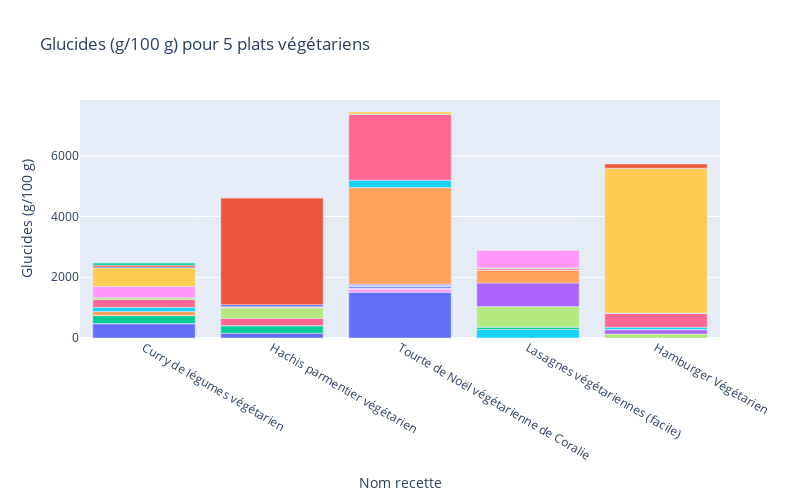

The cell this chart's notebook holds for it:
### Code cell
fig = px.bar(result, x="Nom recette", y="Glucides (g/100 g)", color="Ingrédient", title="Glucides (g/100 g) pour 5 plats végétariens", width=800, height=500)
fig.update_layout(showlegend=False)
fig.show()

### Figure 1 — Plotly figure (JSON) as saved in the notebook; plotly's stock layout.template omitted (floating-point values rounded to 4 significant figures)
{"data": [{"alignmentgroup": "True", "hovertemplate": "Ingrédient=ail<br>Nom recette=%{x}<br>Glucides (g/100 g)=%{y}<extra></extra>", "legendgroup": "ail", "marker": {"color": "#636efa", "pattern": {"shape": ""}}, "name": "ail", "offsetgroup": "ail", "orientation": "v", "showlegend": true, "textposition": "auto", "type": "bar", "x": ["Curry de légumes végétarien", "Hachis parmentier végétarien", "Tourte de Noël végétarienne de Coralie"], "xaxis": "x", "y": [471, 157, 1507.0], "yaxis": "y"}, {"alignmentgroup": "True", "hovertemplate": "Ingrédient=basilic<br>Nom recette=%{x}<br>Glucides (g/100 g)=%{y}<extra></extra>", "legendgroup": "basilic", "marker": {"color": "#EF553B", "pattern": {"shape": ""}}, "name": "basilic", "offsetgroup": "basilic", "orientation": "v", "showlegend": true, "textposition": "auto", "type": "bar", "x": ["Curry de légumes végétarien"], "xaxis": "x", "y": [5.1], "yaxis": "y"}, {"alignmentgroup": "True", "hovertemplate": "Ingrédient=carotte<br>Nom recette=%{x}<br>Glucides (g/100 g)=%{y}<extra></extra>", "legendgroup": "carotte", "marker": {"color": "#00cc96", "pattern": {"shape": ""}}, "name": "carotte", "offsetgroup": "carotte", "orientation": "v", "showlegend": true, "textposition": "auto", "type": "bar", "x": ["Curry de légumes végétarien", "Hachis parmentier végétarien"], "xaxis": "x", "y": [260, 243.8], "yaxis": "y"}, {"alignmentgroup": "True", "hovertemplate": "Ingrédient=citron vert<br>Nom recette=%{x}<br>Glucides (g/100 g)=%{y}<extra></extra>", "legendgroup": "citron vert", "marker": {"color": "#ab63fa", "pattern": {"shape": ""}}, "name": "citron vert", "offsetgroup": "citron vert", "orientation": "v", "showlegend": true, "textposition": "auto", "type": "bar", "x": ["Curry de légumes végétarien"], "xaxis": "x", "y": [6.28], "yaxis": "y"}, {"alignmentgroup": "True", "hovertemplate": "Ingrédient=concentre de tomate<br>Nom recette=%{x}<br>Glucides (g/100 g)=%{y}<extra></extra>", "legendgroup": "concentre de tomate", "marker": {"color": "#FFA15A", "pattern": {"shape": ""}}, "name": "concentre de tomate", "offsetgroup": "concentre de tomate", "orientation": "v", "showlegend": true, "textposition": "auto", "type": "bar", "x": ["Curry de légumes végétarien"], "xaxis": "x", "y": [128.2], "yaxis": "y"}, {"alignmentgroup": "True", "hovertemplate": "Ingrédient=courgette<br>Nom recette=%{x}<br>Glucides (g/100 g)=%{y}<extra></extra>", "legendgroup": "courgette", "marker": {"color": "#19d3f3", "pattern": {"shape": ""}}, "name": "courgette", "offsetgroup": "courgette", "orientation": "v", "showlegend": true, "textposition": "auto", "type": "bar", "x": ["Curry de légumes végétarien", "Lasagnes végétariennes (facile)"], "xaxis": "x", "y": [140, 280], "yaxis": "y"}, {"alignmentgroup": "True", "hovertemplate": "Ingrédient=creme de coco<br>Nom recette=%{x}<br>Glucides (g/100 g)=%{y}<extra></extra>", "legendgroup": "creme de coco", "marker": {"color": "#FF6692", "pattern": {"shape": ""}}, "name": "creme de coco", "offsetgroup": "creme de coco", "orientation": "v", "showlegend": true, "textposition": "auto", "type": "bar", "x": ["Curry de légumes végétarien"], "xaxis": "x", "y": [255], "yaxis": "y"}, {"alignmentgroup": "True", "hovertemplate": "Ingrédient=cumin<br>Nom recette=%{x}<br>Glucides (g/100 g)=%{y}<extra></extra>", "legendgroup": "cumin", "marker": {"color": "#B6E880", "pattern": {"shape": ""}}, "name": "cumin", "offsetgroup": "cumin", "orientation": "v", "showlegend": true, "textposition": "auto", "type": "bar", "x": ["Curry de légumes végétarien"], "xaxis": "x", "y": [63.19], "yaxis": "y"}, {"alignmentgroup": "True", "hovertemplate": "Ingrédient=echalote<br>Nom recette=%{x}<br>Glucides (g/100 g)=%{y}<extra></extra>", "legendgroup": "echalote", "marker": {"color": "#FF97FF", "pattern": {"shape": ""}}, "name": "echalote", "offsetgroup": "echalote", "orientation": "v", "showlegend": true, "textposition": "auto", "type": "bar", "x": ["Curry de légumes végétarien", "Tourte de Noël végétarienne de Coralie"], "xaxis": "x", "y": [369, 98.4], "yaxis": "y"}, {"alignmentgroup": "True", "hovertemplate": "Ingrédient=patate douce<br>Nom recette=%{x}<br>Glucides (g/100 g)=%{y}<extra></extra>", "legendgroup": "patate douce", "marker": {"color": "#FECB52", "pattern": {"shape": ""}}, "name": "patate douce", "offsetgroup": "patate douce", "orientation": "v", "showlegend": true, "textposition": "auto", "type": "bar", "x": ["Curry de légumes végétarien"], "xaxis": "x", "y": [610], "yaxis": "y"}, {"alignmentgroup": "True", "hovertemplate": "Ingrédient=pate de curry<br>Nom recette=%{x}<br>Glucides (g/100 g)=%{y}<extra></extra>", "legendgroup": "pate de curry", "marker": {"color": "#636efa", "pattern": {"shape": ""}}, "name": "pate de curry", "offsetgroup": "pate de curry", "orientation": "v", "showlegend": true, "textposition": "auto", "type": "bar", "x": ["Curry de légumes végétarien"], "xaxis": "x", "y": [32.88], "yaxis": "y"}, {"alignmentgroup": "True", "hovertemplate": "Ingrédient=petit piment<br>Nom recette=%{x}<br>Glucides (g/100 g)=%{y}<extra></extra>", "legendgroup": "petit piment", "marker": {"color": "#EF553B", "pattern": {"shape": ""}}, "name": "petit piment", "offsetgroup": "petit piment", "orientation": "v", "showlegend": true, "textposition": "auto", "type": "bar", "x": ["Curry de légumes végétarien"], "xaxis": "x", "y": [57.75], "yaxis": "y"}, {"alignmentgroup": "True", "hovertemplate": "Ingrédient=poivre<br>Nom recette=%{x}<br>Glucides (g/100 g)=%{y}<extra></extra>", "legendgroup": "poivre", "marker": {"color": "#00cc96", "pattern": {"shape": ""}}, "name": "poivre", "offsetgroup": "poivre", "orientation": "v", "showlegend": true, "textposition": "auto", "type": "bar", "x": ["Curry de légumes végétarien", "Lasagnes végétariennes (facile)"], "xaxis": "x", "y": [79, 79], "yaxis": "y"}, {"alignmentgroup": "True", "hovertemplate": "Ingrédient=sel<br>Nom recette=%{x}<br>Glucides (g/100 g)=%{y}<extra></extra>", "legendgroup": "sel", "marker": {"color": "#ab63fa", "pattern": {"shape": ""}}, "name": "sel", "offsetgroup": "sel", "orientation": "v", "showlegend": true, "textposition": "auto", "type": "bar", "x": ["Curry de légumes végétarien", "Lasagnes végétariennes (facile)"], "xaxis": "x", "y": [0, 0], "yaxis": "y"}, {"alignmentgroup": "True", "hovertemplate": "Ingrédient=celeri<br>Nom recette=%{x}<br>Glucides (g/100 g)=%{y}<extra></extra>", "legendgroup": "celeri", "marker": {"color": "#FFA15A", "pattern": {"shape": ""}}, "name": "celeri", "offsetgroup": "celeri", "orientation": "v", "showlegend": true, "textposition": "auto", "type": "bar", "x": ["Hachis parmentier végétarien"], "xaxis": "x", "y": [11.5], "yaxis": "y"}, {"alignmentgroup": "True", "hovertemplate": "Ingrédient=huile d'olive<br>Nom recette=%{x}<br>Glucides (g/100 g)=%{y}<extra></extra>", "legendgroup": "huile d'olive", "marker": {"color": "#19d3f3", "pattern": {"shape": ""}}, "name": "huile d'olive", "offsetgroup": "huile d'olive", "orientation": "v", "showlegend": true, "textposition": "auto", "type": "bar", "x": ["Hachis parmentier végétarien", "Tourte de Noël végétarienne de Coralie"], "xaxis": "x", "y": [0, 0], "yaxis": "y"}, {"alignmentgroup": "True", "hovertemplate": "Ingrédient=navet<br>Nom recette=%{x}<br>Glucides (g/100 g)=%{y}<extra></extra>", "legendgroup": "navet", "marker": {"color": "#FF6692", "pattern": {"shape": ""}}, "name": "navet", "offsetgroup": "navet", "orientation": "v", "showlegend": true, "textposition": "auto", "type": "bar", "x": ["Hachis parmentier végétarien"], "xaxis": "x", "y": [237.5], "yaxis": "y"}, {"alignmentgroup": "True", "hovertemplate": "Ingrédient=oignon<br>Nom recette=%{x}<br>Glucides (g/100 g)=%{y}<extra></extra>", "legendgroup": "oignon", "marker": {"color": "#B6E880", "pattern": {"shape": ""}}, "name": "oignon", "offsetgroup": "oignon", "orientation": "v", "showlegend": true, "textposition": "auto", "type": "bar", "x": ["Hachis parmentier végétarien", "Hamburger Végétarien ", "Lasagnes végétariennes (facile)"], "xaxis": "x", "y": [336.5, 134.6, 673], "yaxis": "y"}, {"alignmentgroup": "True", "hovertemplate": "Ingrédient=pain de mie<br>Nom recette=%{x}<br>Glucides (g/100 g)=%{y}<extra></extra>", "legendgroup": "pain de mie", "marker": {"color": "#FF97FF", "pattern": {"shape": ""}}, "name": "pain de mie", "offsetgroup": "pain de mie", "orientation": "v", "showlegend": true, "textposition": "auto", "type": "bar", "x": ["Hachis parmentier végétarien"], "xaxis": "x", "y": [27.84], "yaxis": "y"}, {"alignmentgroup": "True", "hovertemplate": "Ingrédient=persil<br>Nom recette=%{x}<br>Glucides (g/100 g)=%{y}<extra></extra>", "legendgroup": "persil", "marker": {"color": "#FECB52", "pattern": {"shape": ""}}, "name": "persil", "offsetgroup": "persil", "orientation": "v", "showlegend": true, "textposition": "auto", "type": "bar", "x": ["Hachis parmentier végétarien"], "xaxis": "x", "y": [17.4], "yaxis": "y"}, {"alignmentgroup": "True", "hovertemplate": "Ingrédient=poireau<br>Nom recette=%{x}<br>Glucides (g/100 g)=%{y}<extra></extra>", "legendgroup": "poireau", "marker": {"color": "#636efa", "pattern": {"shape": ""}}, "name": "poireau", "offsetgroup": "poireau", "orientation": "v", "showlegend": true, "textposition": "auto", "type": "bar", "x": ["Hachis parmentier végétarien"], "xaxis": "x", "y": [66.9], "yaxis": "y"}, {"alignmentgroup": "True", "hovertemplate": "Ingrédient=pommes de terre<br>Nom recette=%{x}<br>Glucides (g/100 g)=%{y}<extra></extra>", "legendgroup": "pommes de terre", "marker": {"color": "#EF553B", "pattern": {"shape": ""}}, "name": "pommes de terre", "offsetgroup": "pommes de terre", "orientation": "v", "showlegend": true, "textposition": "auto", "type": "bar", "x": ["Hachis parmentier végétarien"], "xaxis": "x", "y": [3518.0], "yaxis": "y"}, {"alignmentgroup": "True", "hovertemplate": "Ingrédient=sauce soja<br>Nom recette=%{x}<br>Glucides (g/100 g)=%{y}<extra></extra>", "legendgroup": "sauce soja", "marker": {"color": "#00cc96", "pattern": {"shape": ""}}, "name": "sauce soja", "offsetgroup": "sauce soja", "orientation": "v", "showlegend": true, "textposition": "auto", "type": "bar", "x": ["Hachis parmentier végétarien"], "xaxis": "x", "y": [4.55], "yaxis": "y"}, {"alignmentgroup": "True", "hovertemplate": "Ingrédient=chapelure<br>Nom recette=%{x}<br>Glucides (g/100 g)=%{y}<extra></extra>", "legendgroup": "chapelure", "marker": {"color": "#ab63fa", "pattern": {"shape": ""}}, "name": "chapelure", "offsetgroup": "chapelure", "orientation": "v", "showlegend": true, "textposition": "auto", "type": "bar", "x": ["Hamburger Végétarien "], "xaxis": "x", "y": [140], "yaxis": "y"}, {"alignmentgroup": "True", "hovertemplate": "Ingrédient=cornichon<br>Nom recette=%{x}<br>Glucides (g/100 g)=%{y}<extra></extra>", "legendgroup": "cornichon", "marker": {"color": "#FFA15A", "pattern": {"shape": ""}}, "name": "cornichon", "offsetgroup": "cornichon", "orientation": "v", "showlegend": true, "textposition": "auto", "type": "bar", "x": ["Hamburger Végétarien "], "xaxis": "x", "y": [1.56], "yaxis": "y"}, {"alignmentgroup": "True", "hovertemplate": "Ingrédient=epice<br>Nom recette=%{x}<br>Glucides (g/100 g)=%{y}<extra></extra>", "legendgroup": "epice", "marker": {"color": "#19d3f3", "pattern": {"shape": ""}}, "name": "epice", "offsetgroup": "epice", "orientation": "v", "showlegend": true, "textposition": "auto", "type": "bar", "x": ["Hamburger Végétarien "], "xaxis": "x", "y": [75.4], "yaxis": "y"}, {"alignmentgroup": "True", "hovertemplate": "Ingrédient=farine<br>Nom recette=%{x}<br>Glucides (g/100 g)=%{y}<extra></extra>", "legendgroup": "farine", "marker": {"color": "#FF6692", "pattern": {"shape": ""}}, "name": "farine", "offsetgroup": "farine", "orientation": "v", "showlegend": true, "textposition": "auto", "type": "bar", "x": ["Hamburger Végétarien "], "xaxis": "x", "y": [455.4], "yaxis": "y"}, {"alignmentgroup": "True", "hovertemplate": "Ingrédient=mayonnaise<br>Nom recette=%{x}<br>Glucides (g/100 g)=%{y}<extra></extra>", "legendgroup": "mayonnaise", "marker": {"color": "#B6E880", "pattern": {"shape": ""}}, "name": "mayonnaise", "offsetgroup": "mayonnaise", "orientation": "v", "showlegend": true, "textposition": "auto", "type": "bar", "x": ["Hamburger Végétarien "], "xaxis": "x", "y": [5.24], "yaxis": "y"}, {"alignmentgroup": "True", "hovertemplate": "Ingrédient=oeuf<br>Nom recette=%{x}<br>Glucides (g/100 g)=%{y}<extra></extra>", "legendgroup": "oeuf", "marker": {"color": "#FF97FF", "pattern": {"shape": ""}}, "name": "oeuf", "offsetgroup": "oeuf", "orientation": "v", "showlegend": true, "textposition": "auto", "type": "bar", "x": ["Hamburger Végétarien ", "Tourte de Noël végétarienne de Coralie"], "xaxis": "x", "y": [7.81, 3.905], "yaxis": "y"}, {"alignmentgroup": "True", "hovertemplate": "Ingrédient=pains pour hamburger<br>Nom recette=%{x}<br>Glucides (g/100 g)=%{y}<extra></extra>", "legendgroup": "pains pour hamburger", "marker": {"color": "#FECB52", "pattern": {"shape": ""}}, "name": "pains pour hamburger", "offsetgroup": "pains pour hamburger", "orientation": "v", "showlegend": true, "textposition": "auto", "type": "bar", "x": ["Hamburger Végétarien "], "xaxis": "x", "y": [4771.0], "yaxis": "y"}, {"alignmentgroup": "True", "hovertemplate": "Ingrédient=salade<br>Nom recette=%{x}<br>Glucides (g/100 g)=%{y}<extra></extra>", "legendgroup": "salade", "marker": {"color": "#636efa", "pattern": {"shape": ""}}, "name": "salade", "offsetgroup": "salade", "orientation": "v", "showlegend": true, "textposition": "auto", "type": "bar", "x": ["Hamburger Végétarien "], "xaxis": "x", "y": [0.824], "yaxis": "y"}, {"alignmentgroup": "True", "hovertemplate": "Ingrédient=toastinette<br>Nom recette=%{x}<br>Glucides (g/100 g)=%{y}<extra></extra>", "legendgroup": "toastinette", "marker": {"color": "#EF553B", "pattern": {"shape": ""}}, "name": "toastinette", "offsetgroup": "toastinette", "orientation": "v", "showlegend": true, "textposition": "auto", "type": "bar", "x": ["Hamburger Végétarien "], "xaxis": "x", "y": [136.7], "yaxis": "y"}, {"alignmentgroup": "True", "hovertemplate": "Ingrédient=basilic frais<br>Nom recette=%{x}<br>Glucides (g/100 g)=%{y}<extra></extra>", "legendgroup": "basilic frais", "marker": {"color": "#00cc96", "pattern": {"shape": ""}}, "name": "basilic frais", "offsetgroup": "basilic frais", "orientation": "v", "showlegend": true, "textposition": "auto", "type": "bar", "x": ["Lasagnes végétariennes (facile)"], "xaxis": "x", "y": [5.1], "yaxis": "y"}, {"alignmentgroup": "True", "hovertemplate": "Ingrédient=bechamel<br>Nom recette=%{x}<br>Glucides (g/100 g)=%{y}<extra></extra>", "legendgroup": "bechamel", "marker": {"color": "#ab63fa", "pattern": {"shape": ""}}, "name": "bechamel", "offsetgroup": "bechamel", "orientation": "v", "showlegend": true, "textposition": "auto", "type": "bar", "x": ["Lasagnes végétariennes (facile)"], "xaxis": "x", "y": [775], "yaxis": "y"}, {"alignmentgroup": "True", "hovertemplate": "Ingrédient=coulis de tomate<br>Nom recette=%{x}<br>Glucides (g/100 g)=%{y}<extra></extra>", "legendgroup": "coulis de tomate", "marker": {"color": "#FFA15A", "pattern": {"shape": ""}}, "name": "coulis de tomate", "offsetgroup": "coulis de tomate", "orientation": "v", "showlegend": true, "textposition": "auto", "type": "bar", "x": ["Lasagnes végétariennes (facile)"], "xaxis": "x", "y": [426.5], "yaxis": "y"}, {"alignmentgroup": "True", "hovertemplate": "Ingrédient=gruyere rape<br>Nom recette=%{x}<br>Glucides (g/100 g)=%{y}<extra></extra>", "legendgroup": "gruyere rape", "marker": {"color": "#19d3f3", "pattern": {"shape": ""}}, "name": "gruyere rape", "offsetgroup": "gruyere rape", "orientation": "v", "showlegend": true, "textposition": "auto", "type": "bar", "x": ["Lasagnes végétariennes (facile)"], "xaxis": "x", "y": [0], "yaxis": "y"}, {"alignmentgroup": "True", "hovertemplate": "Ingrédient=herbes de Provence<br>Nom recette=%{x}<br>Glucides (g/100 g)=%{y}<extra></extra>", "legendgroup": "herbes de Provence", "marker": {"color": "#FF6692", "pattern": {"shape": ""}}, "name": "herbes de Provence", "offsetgroup": "herbes de Provence", "orientation": "v", "showlegend": true, "textposition": "auto", "type": "bar", "x": ["Lasagnes végétariennes (facile)"], "xaxis": "x", "y": [46], "yaxis": "y"}, {"alignmentgroup": "True", "hovertemplate": "Ingrédient=lasagne<br>Nom recette=%{x}<br>Glucides (g/100 g)=%{y}<extra></extra>", "legendgroup": "lasagne", "marker": {"color": "#B6E880", "pattern": {"shape": ""}}, "name": "lasagne", "offsetgroup": "lasagne", "orientation": "v", "showlegend": true, "textposition": "auto", "type": "bar", "x": ["Lasagnes végétariennes (facile)"], "xaxis": "x", "y": [28], "yaxis": "y"}, {"alignmentgroup": "True", "hovertemplate": "Ingrédient=tomate<br>Nom recette=%{x}<br>Glucides (g/100 g)=%{y}<extra></extra>", "legendgroup": "tomate", "marker": {"color": "#FF97FF", "pattern": {"shape": ""}}, "name": "tomate", "offsetgroup": "tomate", "orientation": "v", "showlegend": true, "textposition": "auto", "type": "bar", "x": ["Lasagnes végétariennes (facile)", "Tourte de Noël végétarienne de Coralie"], "xaxis": "x", "y": [568.1, 37.88], "yaxis": "y"}, {"alignmentgroup": "True", "hovertemplate": "Ingrédient=beurre<br>Nom recette=%{x}<br>Glucides (g/100 g)=%{y}<extra></extra>", "legendgroup": "beurre", "marker": {"color": "#FECB52", "pattern": {"shape": ""}}, "name": "beurre", "offsetgroup": "beurre", "orientation": "v", "showlegend": true, "textposition": "auto", "type": "bar", "x": ["Tourte de Noël végétarienne de Coralie"], "xaxis": "x", "y": [1.8], "yaxis": "y"}, {"alignmentgroup": "True", "hovertemplate": "Ingrédient=champignon<br>Nom recette=%{x}<br>Glucides (g/100 g)=%{y}<extra></extra>", "legendgroup": "champignon", "marker": {"color": "#636efa", "pattern": {"shape": ""}}, "name": "champignon", "offsetgroup": "champignon", "orientation": "v", "showlegend": true, "textposition": "auto", "type": "bar", "x": ["Tourte de Noël végétarienne de Coralie"], "xaxis": "x", "y": [51.7], "yaxis": "y"}, {"alignmentgroup": "True", "hovertemplate": "Ingrédient=epinard<br>Nom recette=%{x}<br>Glucides (g/100 g)=%{y}<extra></extra>", "legendgroup": "epinard", "marker": {"color": "#EF553B", "pattern": {"shape": ""}}, "name": "epinard", "offsetgroup": "epinard", "orientation": "v", "showlegend": true, "textposition": "auto", "type": "bar", "x": ["Tourte de Noël végétarienne de Coralie"], "xaxis": "x", "y": [0], "yaxis": "y"}, {"alignmentgroup": "True", "hovertemplate": "Ingrédient=gingembre<br>Nom recette=%{x}<br>Glucides (g/100 g)=%{y}<extra></extra>", "legendgroup": "gingembre", "marker": {"color": "#00cc96", "pattern": {"shape": ""}}, "name": "gingembre", "offsetgroup": "gingembre", "orientation": "v", "showlegend": true, "textposition": "auto", "type": "bar", "x": ["Tourte de Noël végétarienne de Coralie"], "xaxis": "x", "y": [29.15], "yaxis": "y"}, {"alignmentgroup": "True", "hovertemplate": "Ingrédient=madere<br>Nom recette=%{x}<br>Glucides (g/100 g)=%{y}<extra></extra>", "legendgroup": "madere", "marker": {"color": "#ab63fa", "pattern": {"shape": ""}}, "name": "madere", "offsetgroup": "madere", "orientation": "v", "showlegend": true, "textposition": "auto", "type": "bar", "x": ["Tourte de Noël végétarienne de Coralie"], "xaxis": "x", "y": [43.2], "yaxis": "y"}, {"alignmentgroup": "True", "hovertemplate": "Ingrédient=marron<br>Nom recette=%{x}<br>Glucides (g/100 g)=%{y}<extra></extra>", "legendgroup": "marron", "marker": {"color": "#FFA15A", "pattern": {"shape": ""}}, "name": "marron", "offsetgroup": "marron", "orientation": "v", "showlegend": true, "textposition": "auto", "type": "bar", "x": ["Tourte de Noël végétarienne de Coralie"], "xaxis": "x", "y": [3180], "yaxis": "y"}, {"alignmentgroup": "True", "hovertemplate": "Ingrédient=miel<br>Nom recette=%{x}<br>Glucides (g/100 g)=%{y}<extra></extra>", "legendgroup": "miel", "marker": {"color": "#19d3f3", "pattern": {"shape": ""}}, "name": "miel", "offsetgroup": "miel", "orientation": "v", "showlegend": true, "textposition": "auto", "type": "bar", "x": ["Tourte de Noël végétarienne de Coralie"], "xaxis": "x", "y": [245.1], "yaxis": "y"}, {"alignmentgroup": "True", "hovertemplate": "Ingrédient=pate feuilletee<br>Nom recette=%{x}<br>Glucides (g/100 g)=%{y}<extra></extra>", "legendgroup": "pate feuilletee", "marker": {"color": "#FF6692", "pattern": {"shape": ""}}, "name": "pate feuilletee", "offsetgroup": "pate feuilletee", "orientation": "v", "showlegend": true, "textposition": "auto", "type": "bar", "x": ["Tourte de Noël végétarienne de Coralie"], "xaxis": "x", "y": [2164], "yaxis": "y"}, {"alignmentgroup": "True", "hovertemplate": "Ingrédient=sucre en poudre<br>Nom recette=%{x}<br>Glucides (g/100 g)=%{y}<extra></extra>", "legendgroup": "sucre en poudre", "marker": {"color": "#B6E880", "pattern": {"shape": ""}}, "name": "sucre en poudre", "offsetgroup": "sucre en poudre", "orientation": "v", "showlegend": true, "textposition": "auto", "type": "bar", "x": ["Tourte de Noël végétarienne de Coralie"], "xaxis": "x", "y": [1.555], "yaxis": "y"}, {"alignmentgroup": "True", "hovertemplate": "Ingrédient=thym<br>Nom recette=%{x}<br>Glucides (g/100 g)=%{y}<extra></extra>", "legendgroup": "thym", "marker": {"color": "#FF97FF", "pattern": {"shape": ""}}, "name": "thym", "offsetgroup": "thym", "orientation": "v", "showlegend": true, "textposition": "auto", "type": "bar", "x": ["Tourte de Noël végétarienne de Coralie"], "xaxis": "x", "y": [5.25], "yaxis": "y"}, {"alignmentgroup": "True", "hovertemplate": "Ingrédient=vinaigre balsamique<br>Nom recette=%{x}<br>Glucides (g/100 g)=%{y}<extra></extra>", "legendgroup": "vinaigre balsamique", "marker": {"color": "#FECB52", "pattern": {"shape": ""}}, "name": "vinaigre balsamique", "offsetgroup": "vinaigre balsamique", "orientation": "v", "showlegend": true, "textposition": "auto", "type": "bar", "x": ["Tourte de Noël végétarienne de Coralie"], "xaxis": "x", "y": [77.4], "yaxis": "y"}], "layout": {"barmode": "relative", "height": 500, "legend": {"title": {"text": "Ingrédient"}, "tracegroupgap": 0}, "showlegend": false, "title": {"text": "Glucides (g/100 g) pour 5 plats végétariens"}, "width": 800, "xaxis": {"anchor": "y", "autorange": true, "domain": [0, 1], "range": [-0.5, 4.5], "title": {"text": "Nom recette"}, "type": "category"}, "yaxis": {"anchor": "x", "autorange": true, "domain": [0, 1], "range": [0, 7838.0], "title": {"text": "Glucides (g/100 g)"}, "type": "linear"}}}
